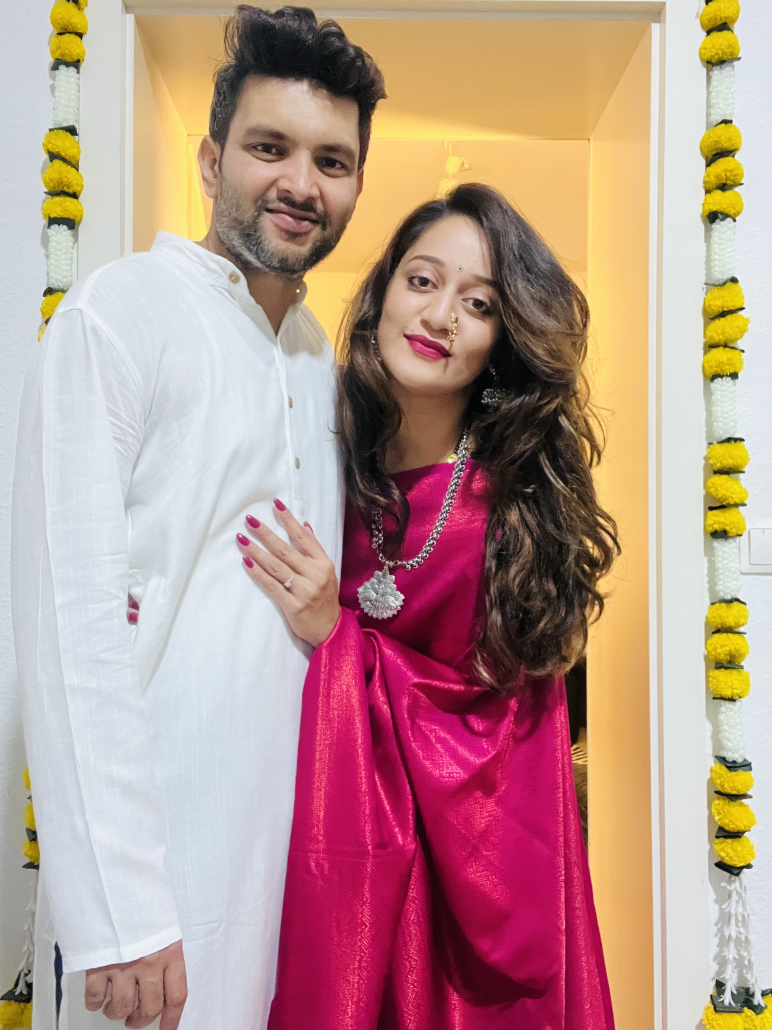
#> input picture IMG_6264.JPG, 2316 x 3088 px (shown at 1/3 size)
$ python generate_photo_circle.py ../IMG_6264.JPG out.png 100
#> lines starting #> are read from the running program, lines starting #| are printed output that depends on the picture
"""scripts/generate_photo_circle.py

Generates an 800x800 circular PNG with transparent background from
assets/photo.jpg and writes assets/photo-circle.png.

Usage:
  pip install pillow
  python scripts/generate_photo_circle.py [input_path] [output_path] [size]

Defaults:
  input: assets/photo.jpg
  output: assets/photo-circle.png
  size: 800

Notes:
 - This script centers the crop on the image center. If the faces are
   off-center you can pass a 4-tuple crop box or adjust the code.
 - Feather (soft) edges are created with a Gaussian blur on the alpha mask.
 - Color grading: subtle warm tint and light contrast/color boost applied.
"""

from PIL import Image, ImageFilter, ImageEnhance, ImageOps, ImageDraw
import sys
import os

def generate_circle(input_path='assets/photo.jpg', output_path='assets/photo-circle.png', size=800, feather=18):
#> called with input_path = '../IMG_6264.JPG', output_path = 'out.png', size = 100, feather = 18
    if not os.path.exists(input_path):
        raise FileNotFoundError(f"Input image not found: {input_path}")

    img = Image.open(input_path).convert('RGBA')

    # Resize to fill the square box, preserving aspect ratio
    w, h = img.size
#> w = 2316; h = 3088
    scale = max(size / w, size / h)
#> scale = 0.0432
    new_w, new_h = int(w * scale), int(h * scale)
#> new_w = 100; new_h = 133
    img = img.resize((new_w, new_h), Image.LANCZOS)
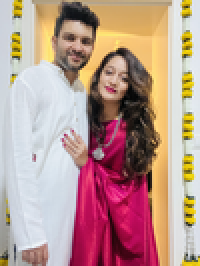
#> img: PIL image 100x133 RGBA (shown 2 times larger); mean R, G, B, A 186.5, 151.8, 143.1, 255

    # Center crop to square
    left = (new_w - size) // 2
#> left = 0
    top = (new_h - size) // 2
#> top = 16
    img = img.crop((left, top, left + size, top + size))
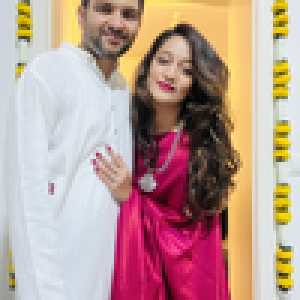
#> img: PIL image 100x100 RGBA (shown 3 times larger); mean R, G, B, A 187.8, 156.4, 148.2, 255

    # Subtle color grade: warm tint + contrast + color boost
    # Warm overlay
    warm = Image.new('RGBA', (size, size), (255, 195, 140, 0))
    img = Image.blend(img, warm, alpha=0.06)  # very subtle warm tone
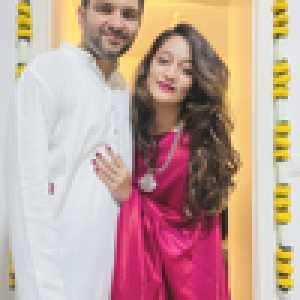
#> img: PIL image 100x100 RGBA (shown 3 times larger); mean R, G, B, A 191.4, 158.2, 147.3, 239; transparent parts drawn white

    # Enhance color and contrast slightly
    img = ImageEnhance.Color(img).enhance(1.08)
    img = ImageEnhance.Contrast(img).enhance(1.06)

    # Create circular mask with feathered edge
    mask = Image.new('L', (size, size), 0)
#> mask: PIL image 100x100 L; every value is 0
    draw = ImageDraw.Draw(mask)
    # Draw a solid ellipse slightly inset to keep a small transparent margin
    inset = int(size * 0.0)
    draw.ellipse((inset, inset, size - inset, size - inset), fill=255)

    # Feather the mask by Gaussian blur
    mask = mask.filter(ImageFilter.GaussianBlur(radius=feather))
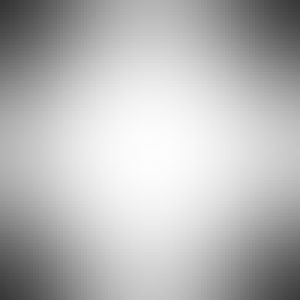
#> mask: PIL image 100x100 L (shown 3 times larger); min 52, max 253, mean 184.5

    # Apply mask as alpha channel
    img.putalpha(mask)
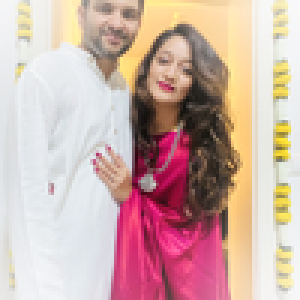
#> img: PIL image 100x100 RGBA (shown 3 times larger); mean R, G, B, A 193.6, 156.1, 143.7, 184.5; transparent parts drawn white

    # Save as PNG with transparency
    os.makedirs(os.path.dirname(output_path), exist_ok=True)
    img.save(output_path, format='PNG')
    print(f"Saved circular image to: {output_path}")


if __name__ == '__main__':
    input_path = sys.argv[1] if len(sys.argv) > 1 else 'assets/photo.jpg'
    output_path = sys.argv[2] if len(sys.argv) > 2 else 'assets/photo-circle.png'
    size = int(sys.argv[3]) if len(sys.argv) > 3 else 800
    try:
        generate_circle(input_path, output_path, size)
    except Exception as e:
        print('Error:', e)
        sys.exit(1)
